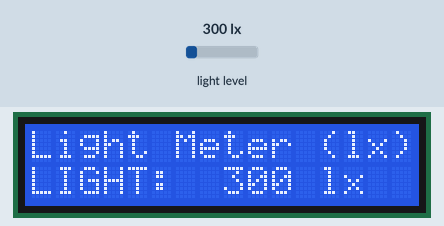
The sketch below on a simulated ESP8266 (NodeMCU). Shown: 16×2 character LCD. The inputs (shaded band) are chosen by the test bench; at power-on: light level 300 lx. WiFi joins after 1.5 s; servers stay silent unless stated; what the sketch prints to the serial monitor is not drawn.

Above: at 4.7 s.
4.8 s: light level set to 40 lx
At 6.1 s:
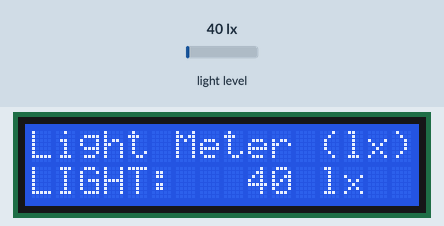
6.4 s: light level set to 500 lx
At 6.9 s:
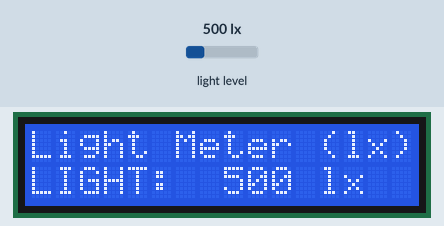
8.0 s: light level set to 1000 lx
At 8.6 s:
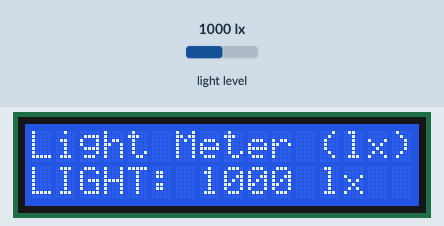
Timing chart, 0 to 11.0 s (numbered marks = the images above; inputs shaded):
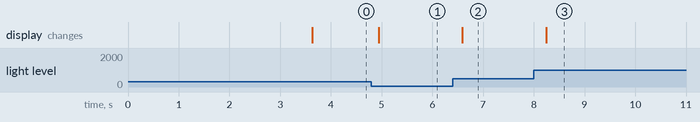

Measured:
- after the input at 4.8 s, the display: changes after 0.15 s (image 1)
- after the input at 6.4 s, the display: changes after 0.19 s (image 2)
- after the input at 8.0 s, the display: changes after 0.24 s (image 3)

The sketch:

Modul06B_BH1750.ino
```cpp
// MODUL 06 Bagian 2 - Sensor Cahaya BH1750
#include <ESP8266WiFi.h>
#include <FirebaseESP8266.h>
#include <Wire.h>
#include <LiquidCrystal_I2C.h>
#include <BH1750.h>

#define WIFI_SSID "SSID_WIFI"
#define WIFI_PASSWORD "PASS_WIFI"
#define DATABASE_URL "project_id.firebaseio.com"
#define API_KEY "database_secret"

FirebaseData fbdo;
LiquidCrystal_I2C lcd(0x27, 16, 2);
BH1750 lightMeter;
String user = "user_id";
unsigned int lux;                        // Data pembacaan sensor
char light[16];

void setup() {
  Serial.begin(115200);
  Wire.begin();
  lightMeter.begin();
  lcd.init();
  lcd.backlight();
  lcd.setCursor(0, 0);
  lcd.print("Trainer Kit IoT");
  lcd.setCursor(0, 1);
  lcd.print("Connecting-WiFi");

  WiFi.begin(WIFI_SSID, WIFI_PASSWORD);
  Serial.print("Connecting to Wi-Fi");
  while (WiFi.status() != WL_CONNECTED) {
    Serial.print(".");
    delay(300);
  }
  Serial.println();
  Serial.print("Connected with IP: ");
  Serial.println(WiFi.localIP());
  Serial.println();
  Serial.printf("Firebase Client v%s\n\n", FIREBASE_CLIENT_VERSION);
  Firebase.begin(DATABASE_URL, API_KEY);
  Firebase.reconnectWiFi(true);
  delay(2000);
  lcd.clear();
}

void loop() {
  lux = lightMeter.readLightLevel();
  sprintf(light, "LIGHT:%5d lx", lux);

  lcd.setCursor(0, 0);
  lcd.print("Light Meter (lx)");
  lcd.setCursor(0, 1);
  lcd.print(light);

  Serial.print("Cahaya : " + String(lux) + " lx");
  Serial.println();

  Firebase.setInt(fbdo, "/" + user + "/gauge1", lux);

  delay(150);    // Jeda agar perubahan nilai lebih halus
}
```
